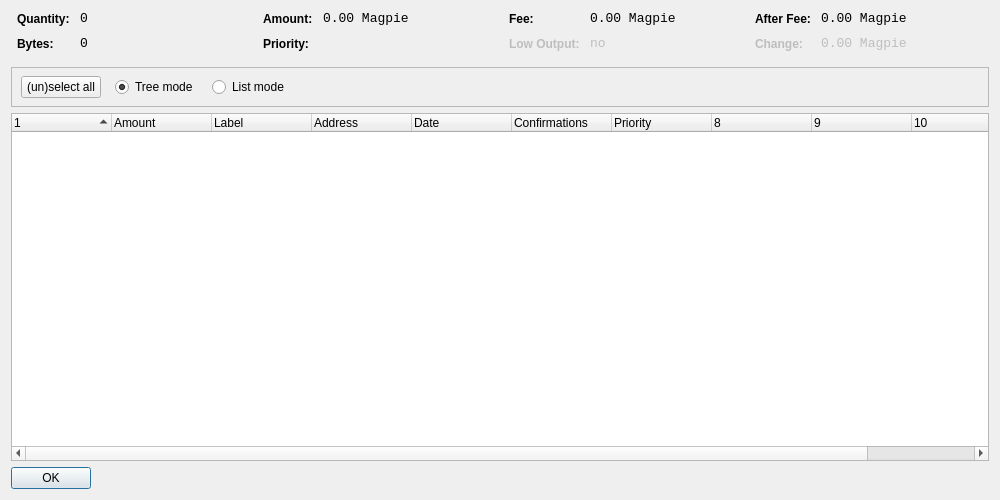
<?xml version="1.0" encoding="UTF-8"?>
<ui version="4.0">
 <class>CoinControlDialog</class>
 <widget class="QDialog" name="CoinControlDialog">
  <property name="geometry">
   <rect>
    <x>0</x>
    <y>0</y>
    <width>1000</width>
    <height>500</height>
   </rect>
  </property>
  <property name="windowTitle">
   <string>Coin Control</string>
  </property>
  <layout class="QVBoxLayout" name="verticalLayout">
   <item>
    <layout class="QHBoxLayout" name="horizontalLayoutTop" stretch="0,0,0,0">
     <property name="topMargin">
      <number>0</number>
     </property>
     <property name="bottomMargin">
      <number>10</number>
     </property>
     <item>
      <layout class="QFormLayout" name="formLayoutCoinControl1">
       <property name="horizontalSpacing">
        <number>10</number>
       </property>
       <property name="verticalSpacing">
        <number>10</number>
       </property>
       <property name="leftMargin">
        <number>6</number>
       </property>
       <property name="rightMargin">
        <number>6</number>
       </property>
       <item row="0" column="0">
        <widget class="QLabel" name="labelCoinControlQuantityText">
         <property name="styleSheet">
          <string notr="true">font-weight:bold;</string>
         </property>
         <property name="text">
          <string>Quantity:</string>
         </property>
        </widget>
       </item>
       <item row="0" column="1">
        <widget class="QLabel" name="labelCoinControlQuantity">
         <property name="font">
          <font>
           <family>Monospace</family>
           <pointsize>10</pointsize>
          </font>
         </property>
         <property name="cursor">
          <cursorShape>IBeamCursor</cursorShape>
         </property>
         <property name="contextMenuPolicy">
          <enum>Qt::ActionsContextMenu</enum>
         </property>
         <property name="text">
          <string notr="true">0</string>
         </property>
         <property name="textInteractionFlags">
          <set>Qt::LinksAccessibleByMouse|Qt::TextSelectableByKeyboard|Qt::TextSelectableByMouse</set>
         </property>
        </widget>
       </item>
       <item row="1" column="0">
        <widget class="QLabel" name="labelCoinControlBytesText">
         <property name="styleSheet">
          <string notr="true">font-weight:bold;</string>
         </property>
         <property name="text">
          <string>Bytes:</string>
         </property>
        </widget>
       </item>
       <item row="1" column="1">
        <widget class="QLabel" name="labelCoinControlBytes">
         <property name="font">
          <font>
           <family>Monospace</family>
           <pointsize>10</pointsize>
          </font>
         </property>
         <property name="cursor">
          <cursorShape>IBeamCursor</cursorShape>
         </property>
         <property name="contextMenuPolicy">
          <enum>Qt::ActionsContextMenu</enum>
         </property>
         <property name="text">
          <string notr="true">0</string>
         </property>
         <property name="textInteractionFlags">
          <set>Qt::LinksAccessibleByMouse|Qt::TextSelectableByKeyboard|Qt::TextSelectableByMouse</set>
         </property>
        </widget>
       </item>
      </layout>
     </item>
     <item>
      <layout class="QFormLayout" name="formLayoutCoinControl2">
       <property name="horizontalSpacing">
        <number>10</number>
       </property>
       <property name="verticalSpacing">
        <number>10</number>
       </property>
       <property name="leftMargin">
        <number>6</number>
       </property>
       <property name="rightMargin">
        <number>6</number>
       </property>
       <item row="0" column="0">
        <widget class="QLabel" name="labelCoinControlAmountText">
         <property name="styleSheet">
          <string notr="true">font-weight:bold;</string>
         </property>
         <property name="text">
          <string>Amount:</string>
         </property>
        </widget>
       </item>
       <item row="0" column="1">
        <widget class="QLabel" name="labelCoinControlAmount">
         <property name="font">
          <font>
           <family>Monospace</family>
           <pointsize>10</pointsize>
          </font>
         </property>
         <property name="cursor">
          <cursorShape>IBeamCursor</cursorShape>
         </property>
         <property name="contextMenuPolicy">
          <enum>Qt::ActionsContextMenu</enum>
         </property>
         <property name="text">
          <string notr="true">0.00 Magpie</string>
         </property>
         <property name="textInteractionFlags">
          <set>Qt::LinksAccessibleByMouse|Qt::TextSelectableByKeyboard|Qt::TextSelectableByMouse</set>
         </property>
        </widget>
       </item>
       <item row="1" column="0">
        <widget class="QLabel" name="labelCoinControlPriorityText">
         <property name="styleSheet">
          <string notr="true">font-weight:bold;</string>
         </property>
         <property name="text">
          <string>Priority:</string>
         </property>
        </widget>
       </item>
       <item row="1" column="1">
        <widget class="QLabel" name="labelCoinControlPriority">
         <property name="font">
          <font>
           <family>Monospace</family>
           <pointsize>10</pointsize>
          </font>
         </property>
         <property name="cursor">
          <cursorShape>IBeamCursor</cursorShape>
         </property>
         <property name="contextMenuPolicy">
          <enum>Qt::ActionsContextMenu</enum>
         </property>
         <property name="text">
          <string/>
         </property>
         <property name="textInteractionFlags">
          <set>Qt::LinksAccessibleByMouse|Qt::TextSelectableByKeyboard|Qt::TextSelectableByMouse</set>
         </property>
        </widget>
       </item>
      </layout>
     </item>
     <item>
      <layout class="QFormLayout" name="formLayoutCoinControl3">
       <property name="horizontalSpacing">
        <number>10</number>
       </property>
       <property name="verticalSpacing">
        <number>10</number>
       </property>
       <property name="leftMargin">
        <number>6</number>
       </property>
       <property name="rightMargin">
        <number>6</number>
       </property>
       <item row="0" column="0">
        <widget class="QLabel" name="labelCoinControlFeeText">
         <property name="styleSheet">
          <string notr="true">font-weight:bold;</string>
         </property>
         <property name="text">
          <string>Fee:</string>
         </property>
        </widget>
       </item>
       <item row="0" column="1">
        <widget class="QLabel" name="labelCoinControlFee">
         <property name="font">
          <font>
           <family>Monospace</family>
           <pointsize>10</pointsize>
          </font>
         </property>
         <property name="cursor">
          <cursorShape>IBeamCursor</cursorShape>
         </property>
         <property name="contextMenuPolicy">
          <enum>Qt::ActionsContextMenu</enum>
         </property>
         <property name="text">
          <string notr="true">0.00 Magpie</string>
         </property>
         <property name="textInteractionFlags">
          <set>Qt::LinksAccessibleByMouse|Qt::TextSelectableByKeyboard|Qt::TextSelectableByMouse</set>
         </property>
        </widget>
       </item>
       <item row="1" column="0">
        <widget class="QLabel" name="labelCoinControlLowOutputText">
         <property name="enabled">
          <bool>false</bool>
         </property>
         <property name="styleSheet">
          <string notr="true">font-weight:bold;</string>
         </property>
         <property name="text">
          <string>Low Output:</string>
         </property>
        </widget>
       </item>
       <item row="1" column="1">
        <widget class="QLabel" name="labelCoinControlLowOutput">
         <property name="enabled">
          <bool>false</bool>
         </property>
         <property name="font">
          <font>
           <family>Monospace</family>
           <pointsize>10</pointsize>
          </font>
         </property>
         <property name="cursor">
          <cursorShape>IBeamCursor</cursorShape>
         </property>
         <property name="contextMenuPolicy">
          <enum>Qt::ActionsContextMenu</enum>
         </property>
         <property name="text">
          <string notr="true">no</string>
         </property>
         <property name="textInteractionFlags">
          <set>Qt::LinksAccessibleByMouse|Qt::TextSelectableByKeyboard|Qt::TextSelectableByMouse</set>
         </property>
        </widget>
       </item>
      </layout>
     </item>
     <item>
      <layout class="QFormLayout" name="formLayoutCoinControl4">
       <property name="horizontalSpacing">
        <number>10</number>
       </property>
       <property name="verticalSpacing">
        <number>10</number>
       </property>
       <property name="leftMargin">
        <number>6</number>
       </property>
       <property name="rightMargin">
        <number>6</number>
       </property>
       <item row="0" column="0">
        <widget class="QLabel" name="labelCoinControlAfterFeeText">
         <property name="styleSheet">
          <string notr="true">font-weight:bold;</string>
         </property>
         <property name="text">
          <string>After Fee:</string>
         </property>
        </widget>
       </item>
       <item row="0" column="1">
        <widget class="QLabel" name="labelCoinControlAfterFee">
         <property name="font">
          <font>
           <family>Monospace</family>
           <pointsize>10</pointsize>
          </font>
         </property>
         <property name="cursor">
          <cursorShape>IBeamCursor</cursorShape>
         </property>
         <property name="contextMenuPolicy">
          <enum>Qt::ActionsContextMenu</enum>
         </property>
         <property name="text">
          <string notr="true">0.00 Magpie</string>
         </property>
         <property name="textInteractionFlags">
          <set>Qt::LinksAccessibleByMouse|Qt::TextSelectableByKeyboard|Qt::TextSelectableByMouse</set>
         </property>
        </widget>
       </item>
       <item row="1" column="0">
        <widget class="QLabel" name="labelCoinControlChangeText">
         <property name="enabled">
          <bool>false</bool>
         </property>
         <property name="styleSheet">
          <string notr="true">font-weight:bold;</string>
         </property>
         <property name="text">
          <string>Change:</string>
         </property>
        </widget>
       </item>
       <item row="1" column="1">
        <widget class="QLabel" name="labelCoinControlChange">
         <property name="enabled">
          <bool>false</bool>
         </property>
         <property name="font">
          <font>
           <family>Monospace</family>
           <pointsize>10</pointsize>
          </font>
         </property>
         <property name="cursor">
          <cursorShape>IBeamCursor</cursorShape>
         </property>
         <property name="contextMenuPolicy">
          <enum>Qt::ActionsContextMenu</enum>
         </property>
         <property name="text">
          <string notr="true">0.00 Magpie</string>
         </property>
         <property name="textInteractionFlags">
          <set>Qt::LinksAccessibleByMouse|Qt::TextSelectableByKeyboard|Qt::TextSelectableByMouse</set>
         </property>
        </widget>
       </item>
      </layout>
     </item>
    </layout>
   </item>
   <item>
    <widget class="QFrame" name="frame">
     <property name="minimumSize">
      <size>
       <width>0</width>
       <height>40</height>
      </size>
     </property>
     <property name="frameShape">
      <enum>QFrame::StyledPanel</enum>
     </property>
     <property name="frameShadow">
      <enum>QFrame::Sunken</enum>
     </property>
     <widget class="QWidget" name="horizontalLayoutWidget">
      <property name="geometry">
       <rect>
        <x>10</x>
        <y>0</y>
        <width>781</width>
        <height>41</height>
       </rect>
      </property>
      <layout class="QHBoxLayout" name="horizontalLayoutPanel" stretch="0,0,0,0,0">
       <property name="spacing">
        <number>14</number>
       </property>
       <item>
        <widget class="QPushButton" name="pushButtonSelectAll">
         <property name="sizePolicy">
          <sizepolicy hsizetype="Maximum" vsizetype="Fixed">
           <horstretch>0</horstretch>
           <verstretch>0</verstretch>
          </sizepolicy>
         </property>
         <property name="text">
          <string>(un)select all</string>
         </property>
        </widget>
       </item>
       <item>
        <widget class="QRadioButton" name="radioTreeMode">
         <property name="sizePolicy">
          <sizepolicy hsizetype="Maximum" vsizetype="Fixed">
           <horstretch>0</horstretch>
           <verstretch>0</verstretch>
          </sizepolicy>
         </property>
         <property name="text">
          <string>Tree mode</string>
         </property>
         <property name="checked">
          <bool>true</bool>
         </property>
        </widget>
       </item>
       <item>
        <widget class="QRadioButton" name="radioListMode">
         <property name="sizePolicy">
          <sizepolicy hsizetype="Maximum" vsizetype="Fixed">
           <horstretch>0</horstretch>
           <verstretch>0</verstretch>
          </sizepolicy>
         </property>
         <property name="text">
          <string>List mode</string>
         </property>
        </widget>
       </item>
       <item>
        <spacer name="horizontalSpacer">
         <property name="orientation">
          <enum>Qt::Horizontal</enum>
         </property>
         <property name="sizeHint" stdset="0">
          <size>
           <width>40</width>
           <height>20</height>
          </size>
         </property>
        </spacer>
       </item>
      </layout>
     </widget>
    </widget>
   </item>
   <item>
    <widget class="CoinControlTreeWidget" name="treeWidget">
     <property name="contextMenuPolicy">
      <enum>Qt::CustomContextMenu</enum>
     </property>
     <property name="sortingEnabled">
      <bool>false</bool>
     </property>
     <property name="columnCount">
      <number>11</number>
     </property>
     <attribute name="headerShowSortIndicator" stdset="0">
      <bool>true</bool>
     </attribute>
     <attribute name="headerStretchLastSection">
      <bool>false</bool>
     </attribute>
     <column>
      <property name="text">
       <string/>
      </property>
     </column>
     <column>
      <property name="text">
       <string>Amount</string>
      </property>
     </column>
     <column>
      <property name="text">
       <string>Label</string>
      </property>
     </column>
     <column>
      <property name="text">
       <string>Address</string>
      </property>
     </column>
     <column>
      <property name="text">
       <string>Date</string>
      </property>
     </column>
     <column>
      <property name="text">
       <string>Confirmations</string>
      </property>
      <property name="toolTip">
       <string>Confirmed</string>
      </property>
     </column>
     <column>
      <property name="text">
       <string>Priority</string>
      </property>
     </column>
     <column>
      <property name="text">
       <string/>
      </property>
     </column>
     <column>
      <property name="text">
       <string/>
      </property>
     </column>
     <column>
      <property name="text">
       <string/>
      </property>
     </column>
     <column>
      <property name="text">
       <string/>
      </property>
     </column>
    </widget>
   </item>
   <item>
    <widget class="QDialogButtonBox" name="buttonBox">
     <property name="sizePolicy">
      <sizepolicy hsizetype="Maximum" vsizetype="Fixed">
       <horstretch>0</horstretch>
       <verstretch>0</verstretch>
      </sizepolicy>
     </property>
     <property name="orientation">
      <enum>Qt::Horizontal</enum>
     </property>
     <property name="standardButtons">
      <set>QDialogButtonBox::Ok</set>
     </property>
    </widget>
   </item>
  </layout>
 </widget>
 <customwidgets>
  <customwidget>
   <class>CoinControlTreeWidget</class>
   <extends>QTreeWidget</extends>
   <header>coincontroltreewidget.h</header>
  </customwidget>
 </customwidgets>
 <resources/>
 <connections/>
</ui>
